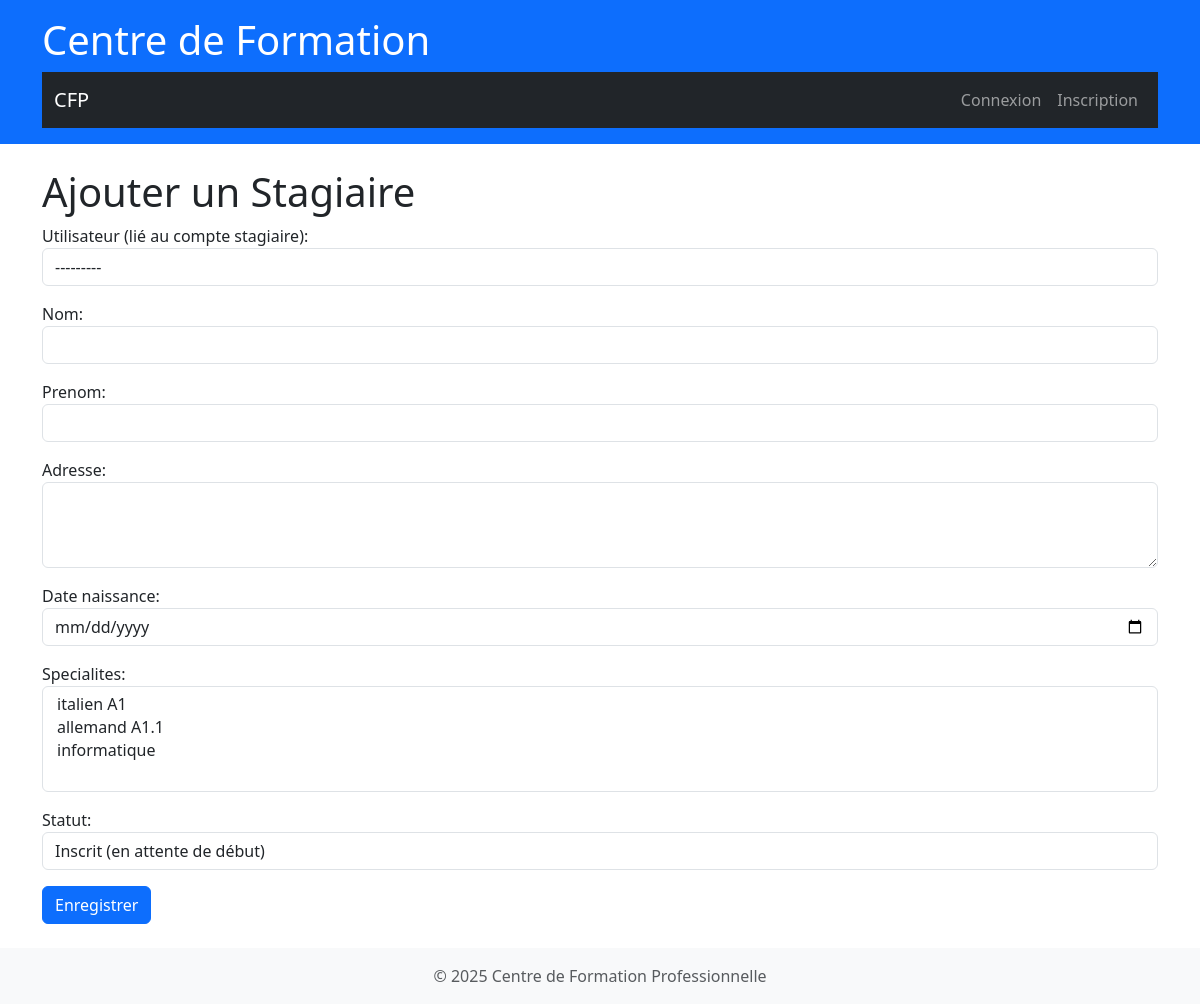
Before: /stagiaire/creer/ (signed in) with the older database file.
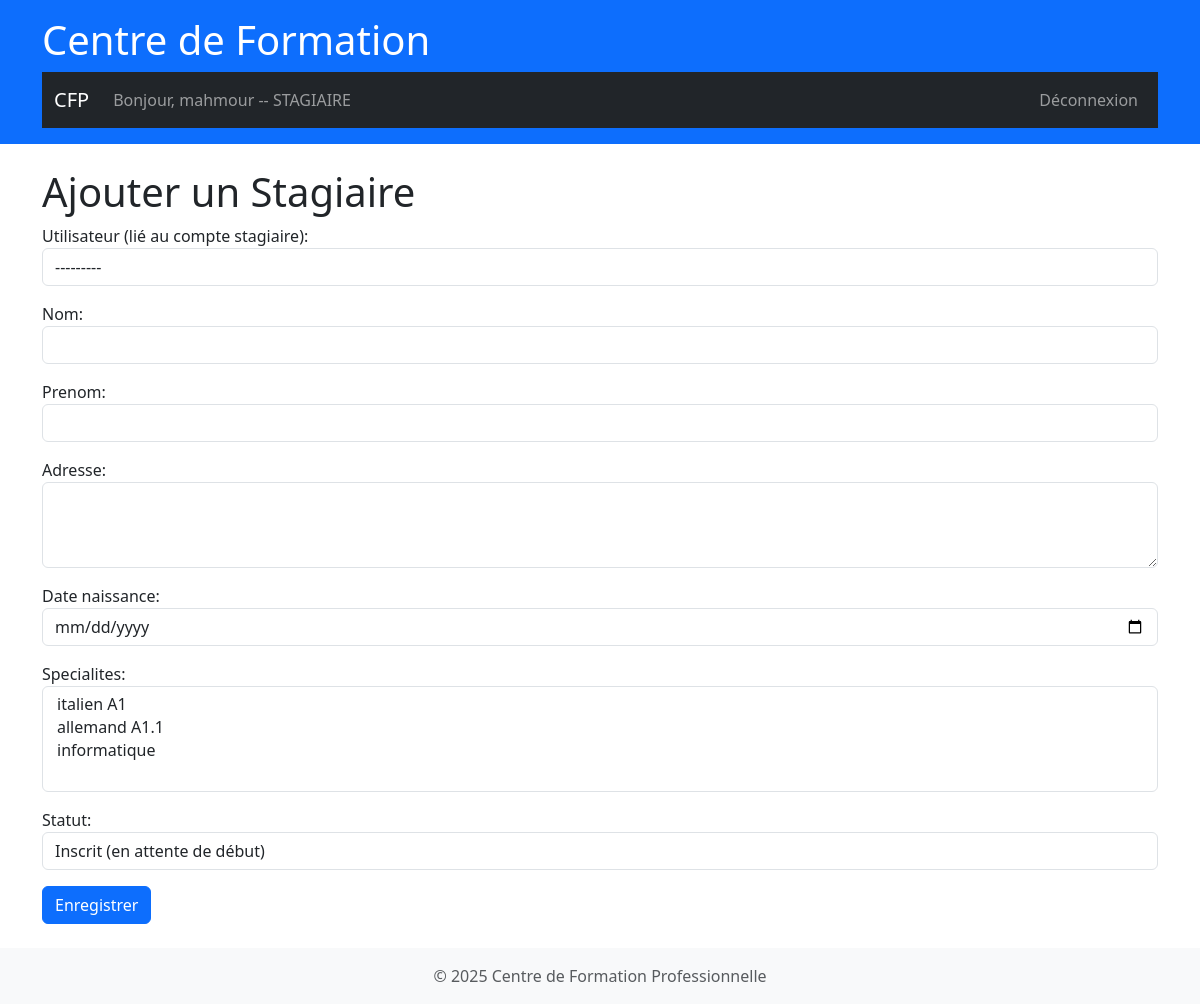
After: the same page with the newer database file.
### utilisateur/models.py (models this page shows)
class CustomUser(AbstractUser):
    ROLE_CHOICES = [
        ('ADMIN', 'Administrateur'),
        ('FORMATEUR', 'Formateur'),
        ('STAGIAIRE', 'Stagiaire'),
    ]
    role = models.CharField(max_length=20, choices=ROLE_CHOICES, default='STAGIAIRE')
    phone = models.CharField(max_length=20, blank=True, null=True)
    def __str__(self):
        return self.username

### stagiaire/views.py (the view)
# urls.py: path('creer/', views.StagiaireCreateView.as_view(), name='stagiaire_create'),
class StagiaireCreateView(CreateView):
    model = Stagiaire
    form_class = StagiaireForm
    template_name = 'stagiaire/stagiaire_form.html'
    success_url = reverse_lazy('stagiaire:stagiaire_list') #Utiliser reverse_lazy pour les vues génériques

### stagiaire/forms.py
class StagiaireForm(forms.ModelForm):
    class Meta:
        model = Stagiaire
        fields = ['user','nom', 'prenom', 'adresse', 'date_naissance', 'specialites', 'statut']
        widgets = {
            'user': forms.Select(attrs={'class': 'form-control'}),
            'nom': forms.TextInput(attrs={'class': 'form-control'}),
            'prenom': forms.TextInput(attrs={'class': 'form-control'}),
            'adresse': forms.Textarea(attrs={'class': 'form-control', 'rows': 3}),
            'date_naissance': forms.DateInput(attrs={'class': 'form-control', 'type': 'date'}), # Utilise un input de type date
            'specialites': forms.SelectMultiple(attrs={'class': 'form-control'}), # Permet de sélectionner plusieurs spécialités
            'statut': forms.Select(attrs={'class': 'form-control'}),
        }
    def __init__(self, *args, **kwargs):
        super(StagiaireForm, self).__init__(*args, **kwargs)
        self.fields['user'].queryset = CustomUser.objects.filter(role='STAGIAIRE', is_active=True)
        self.fields['user'].label = "Utilisateur (lié au compte stagiaire)"

### specialite/models.py (called while the page is built)
    def __str__(self):
        return self.nom

### stagiaire/templates/stagiaire/stagiaire_form.html (shortened to what this page needs)
{% extends 'base.html' %}
{% block content %}
  <h1>{{ form.instance.pk|yesno:"Modifier,Ajouter" }} un Stagiaire</h1>
  <form method="post">
    {{ form.as_p }}
    <button type="submit" class="btn btn-primary">Enregistrer</button>
  </form>
{% endblock %}

### templates/includes/nav.html (shortened to what this page needs)
<nav class="navbar navbar-expand-lg navbar-dark bg-dark">
  <div class="container-fluid">
    <a class="navbar-brand" href="{% url 'index' %}">CFP</a>
    <div class="collapse navbar-collapse" id="navbarNav">
      <ul class="navbar-nav me-auto mb-2 mb-lg-0">
        {% if user.is_authenticated %}
          <li class="nav-item">
            <span class="nav-link">Bonjour, {{ user.username }} -- {{ user.role }}</span>
          </li>
        {% endif %}
      </ul>
      <ul class="navbar-nav ms-auto">
        {% if user.is_authenticated %}
          <li class="nav-item">
            <form method="post" action="{% url 'utilisateur:logout' %}">
              <button type="submit" class="btn btn-link nav-link">Déconnexion</button>
            </form>
          </li>
        {% else %}
          <li class="nav-item"><a class="nav-link" href="{% url 'utilisateur:login' %}">Connexion</a></li>
          <li class="nav-item"><a class="nav-link" href="{% url 'utilisateur:signup' %}">Inscription</a></li>
        {% endif %}
      </ul>
    </div>
  </div>
</nav>

Changed rows visible on the page:
now on this page (row edited): CustomUser: username "mahmour", role "STAGIAIRE"
changed CustomUser: is_active False → True (drawn)
Other visible differences:
text no longer shown: "Connexion Inscription"
text now shown: "Bonjour, -- Déconnexion"
